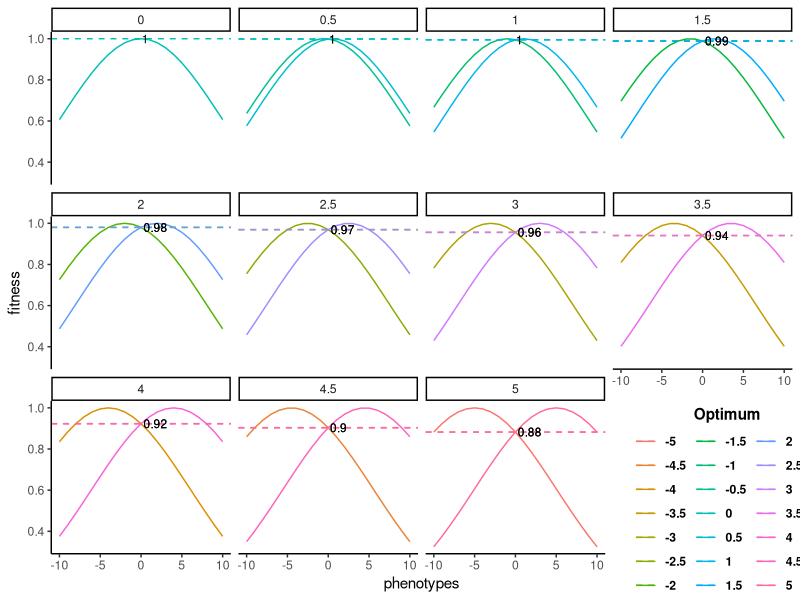
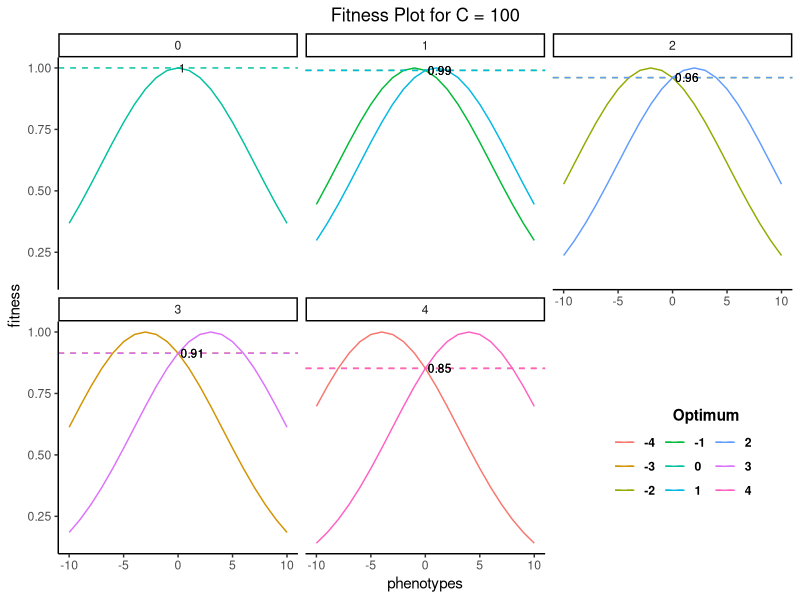
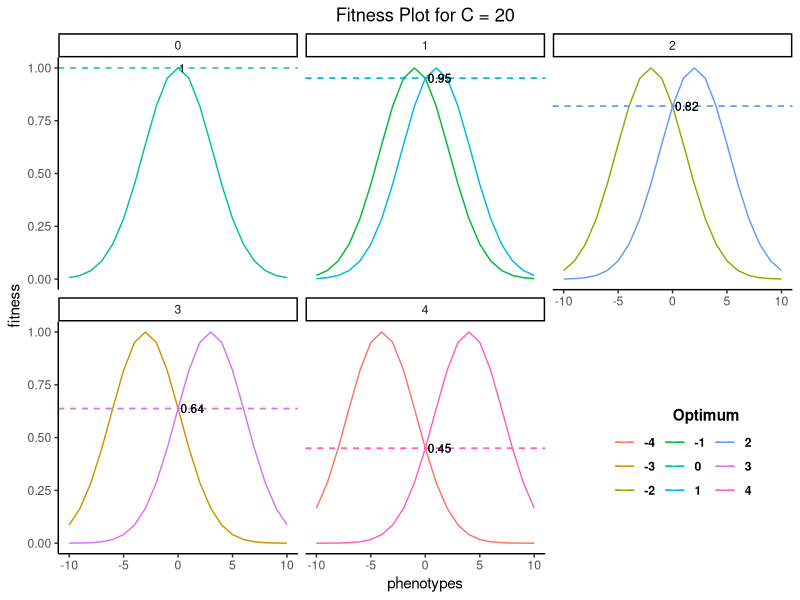
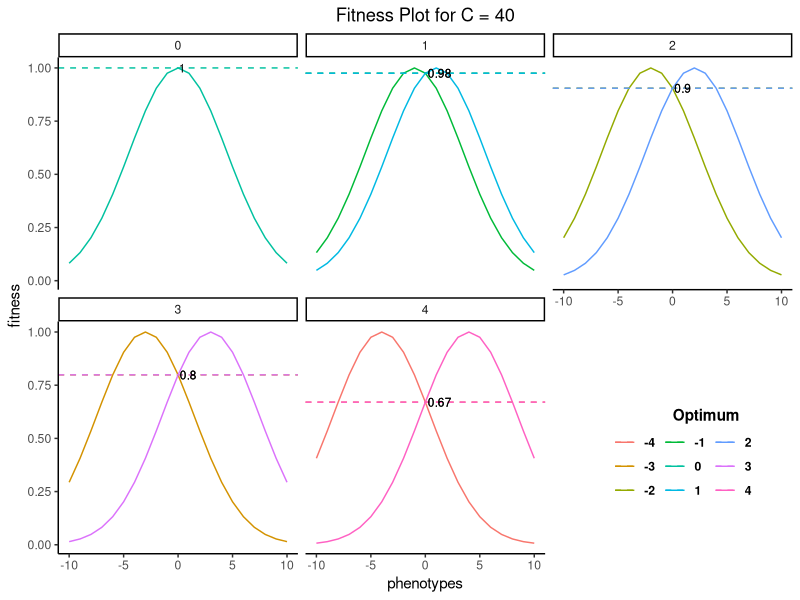
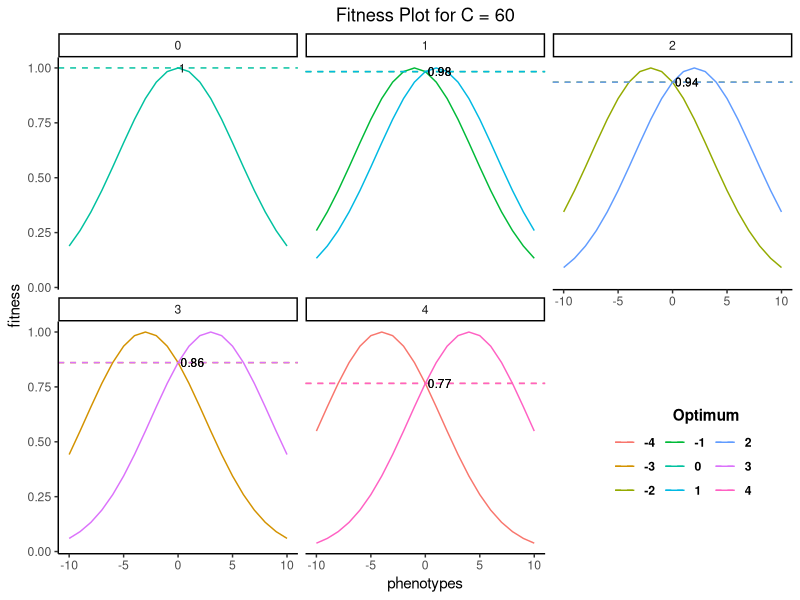
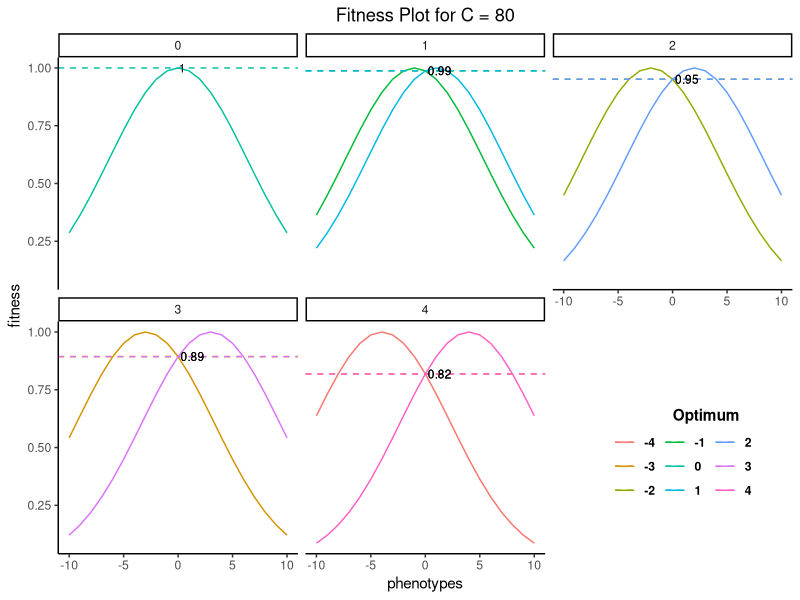
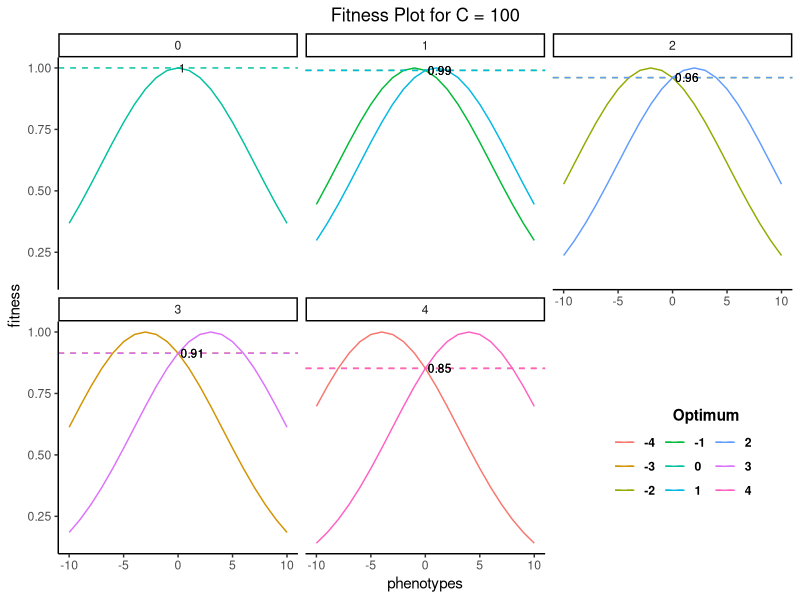
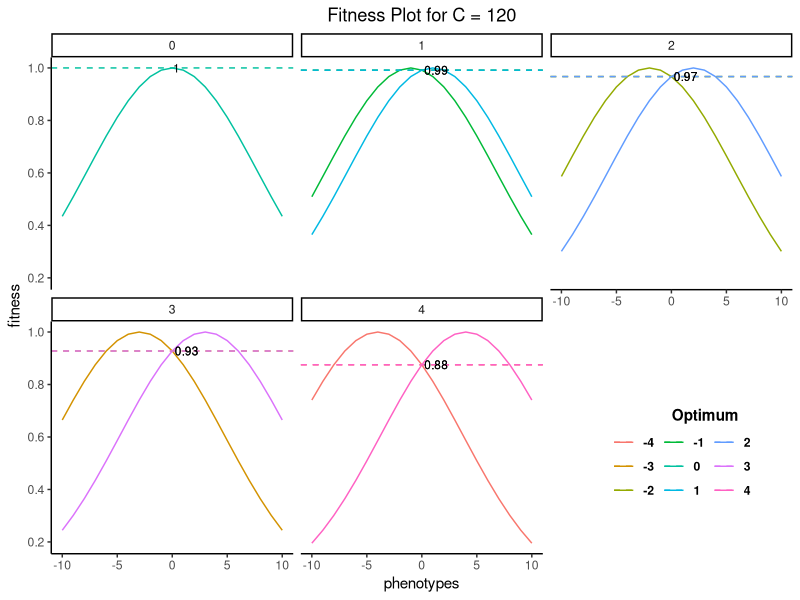

Write R code to recreate these figures, in order.
## ---- chunk 1
library(tidyverse)

# Setting up phenotypes and possible optimum values

phenotypes <- seq(-10, 10, by = 1)
optimum <- seq(-5, 5, by = 0.5)

## Used fitness function

fitfx <- function(p, o){
  w = exp(-(1/200)*(p-o)^2)
  return(w)
}

#data

dfw <- crossing(phenotypes, optimum) %>% 
  mutate(fitness = fitfx(phenotypes, optimum))

## ---- chunk 2

# Adding a colum of fitness when phenotype is zero

dfw <- dfw %>%
  group_by(optimum) %>%
  mutate(y_at_x0 = fitfx(0, optimum),
         y_at_optimum = fitfx(optimum, optimum))

## ---- chunk 3
ggplot()+
  geom_line(data = dfw, 
            aes(x = phenotypes, y = fitness, color = factor(optimum)))+
  geom_hline(data = dfw, aes(yintercept = y_at_x0, color = factor(optimum)), linetype = "dashed")+
  geom_text(data = dfw %>% filter(phenotypes == 0), 
            aes(x = 0, y = y_at_x0, label = round(y_at_x0, 2)), 
            hjust = -0.1, vjust = 0.5, size = 3)+
  facet_wrap(~abs(optimum), ncol = 4)+
  theme_classic()+
  theme(legend.position = c(0.9, 0.1),
        legend.box = "square", 
        legend.title = element_text(face = "bold"),
        legend.text = element_text(face = "bold")) + 
  guides(color = guide_legend(ncol = 3, title = '               Optimum'))
## ---- chunk 4
library(tidyverse)

# Setting up phenotypes and possible optimum values
phenotypes <- seq(-10, 10, by = 1)
optimum <- seq(-4, 4, by = 1)
C_values <- seq(20, 200, by = 20)

# Function to plot fitness for a given C value
plot_fitness <- function(C) {
  fitfx <- function(p, o){
    w = exp(-(1/C)*(p-o)^2)
    return(w)
  }

  dfw <- crossing(phenotypes, optimum) %>% 
    mutate(fitness = fitfx(phenotypes, optimum))

  dfw <- dfw %>%
    group_by(optimum) %>%
    mutate(y_at_x0 = fitfx(0, optimum),
           y_at_optimum = fitfx(optimum, optimum))

  p <- ggplot() +
  geom_line(data = dfw, 
            aes(x = phenotypes, y = fitness, color = factor(optimum))) +
  geom_hline(data = dfw, aes(yintercept = y_at_x0, color = factor(optimum)), linetype = "dashed") +
  geom_text(data = dfw %>% filter(phenotypes == 0), 
            aes(x = 0, y = y_at_x0, label = round(y_at_x0, 2)), 
            hjust = -0.1, vjust = 0.5, size = 3) +
  facet_wrap(~abs(optimum), ncol = 3) +
  theme_classic() +
  theme(legend.position = c(0.85, 0.2),
        legend.box = "square", 
        legend.title = element_text(face = "bold"),
        legend.text = element_text(face = "bold"),
        plot.title = element_text(hjust = 0.5)) +  # Center the title
  guides(color = guide_legend(ncol = 3, title = '               Optimum')) +
  ggtitle(paste("Fitness Plot for C =", C))

  
  return(p)
}

# Generate and save plots for each C value
plots <- lapply(C_values, plot_fitness)

# Display the plots (optional, only shows the last plot)
print(plots[[5]])  # Replace with other indices to see different plots

## ---- chunk 5
plots
